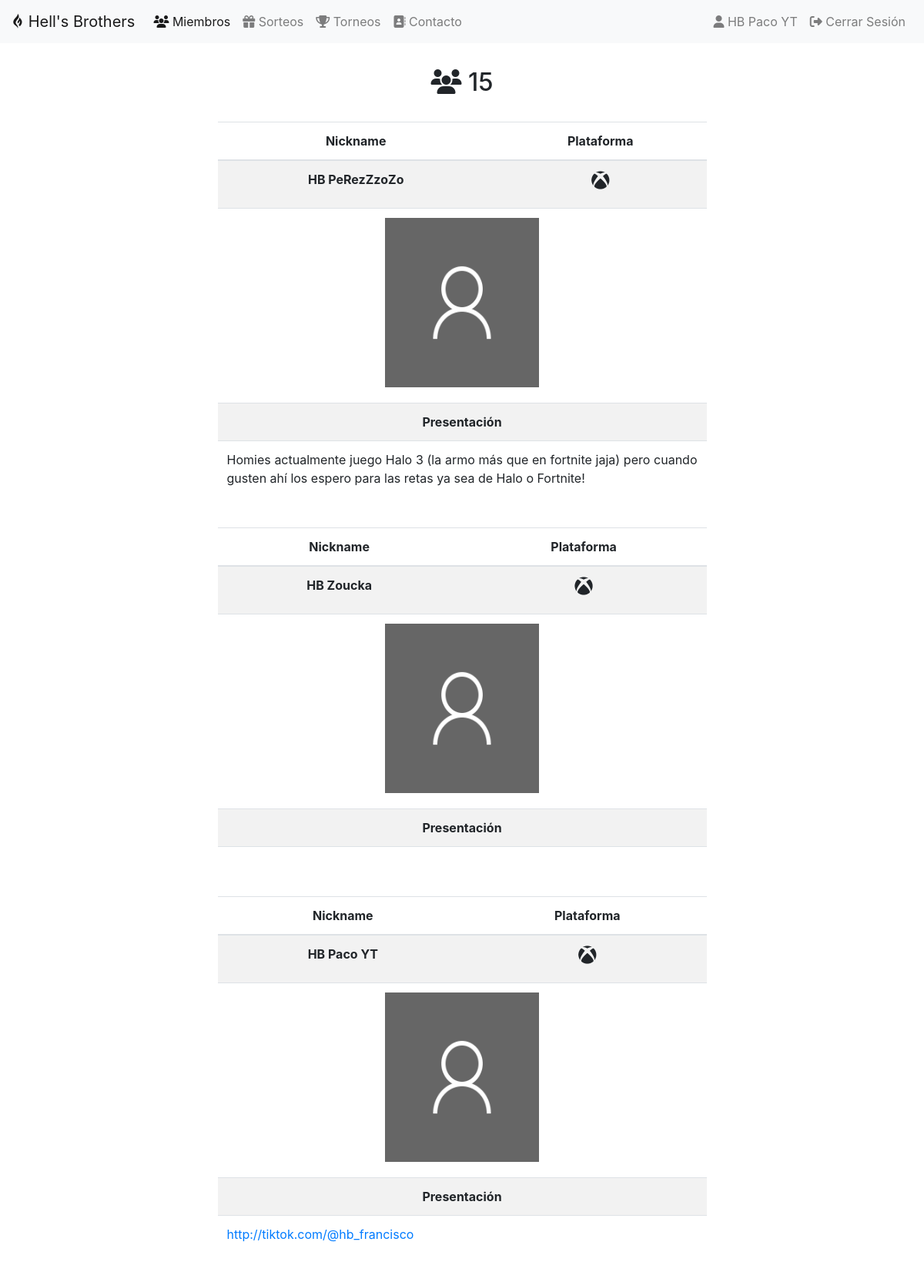
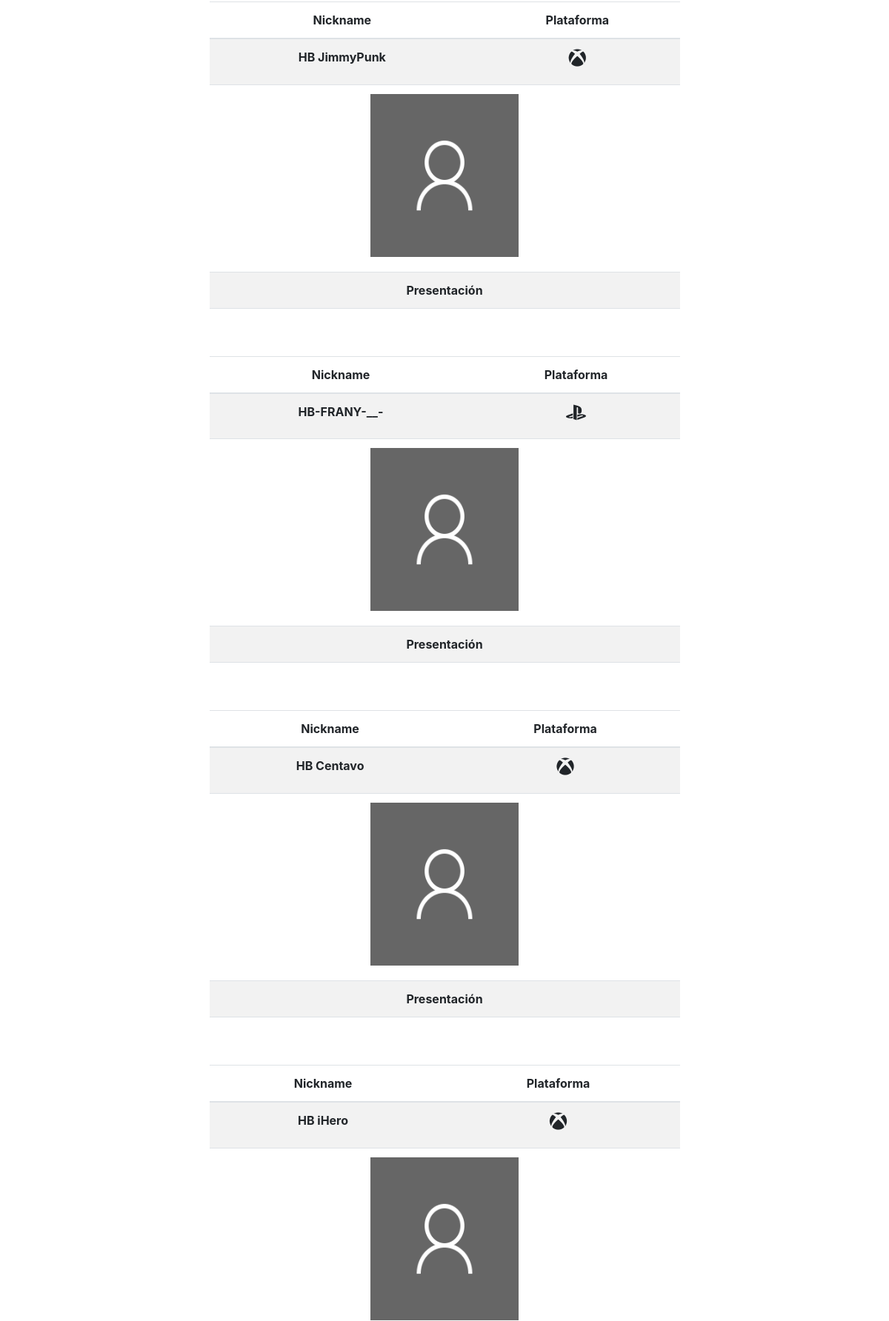
Screenshot of /vistas/miembros.php (signed in, upper part) with the database file from the repository (2 pictures, top to bottom).
### tables this page shows
CREATE TABLE `miembros` (
  `id` int(11) NOT NULL,
  `nombre` varchar(30) NOT NULL,
  `apellido` varchar(30) NOT NULL,
  `plataforma` varchar(20) NOT NULL,
  `nickname` varchar(25) NOT NULL,
  `email` varchar(50) NOT NULL,
  `password` varchar(255) NOT NULL,
  `ciudad` varchar(30) NOT NULL,
  `pais` varchar(20) NOT NULL,
  `estado` varchar(40) NOT NULL,
  `fechaNac` date NOT NULL,
  `fechaReg` datetime NOT NULL,
  `activo` tinyint(4) NOT NULL
);

CREATE TABLE `presentacion` (
  `id` int(11) NOT NULL,
  `miembro_id` int(11) NOT NULL,
  `presentacion` text,
  `fecha` datetime NOT NULL,
  `activa` tinyint(4) NOT NULL
);

### app/conexion.php (called while the page is built, shortened)
<?php
class conexion{
    private static $conexion;
    public static function abrir_conexion(){
        if(!isset(self::$conexion)){
            try{
                self::$conexion = new PDO('mysql:host='.NOMBRE_SERVIDOR.'; dbname='.NOMBRE_BD, NOMBRE_USUARIO, PASSWORD);
                self::$conexion -> setAttribute(PDO::ATTR_ERRMODE, PDO::ERRMODE_EXCEPTION);
                self::$conexion -> exec("SET CHARACTER SET utf8");
            } catch (PDOException $ex) {
                print "ERROR:" . $ex -> getMessage() . "<br>";
                die();
            }
        }
    }
    public static function obtener_conexion(){
        return self::$conexion;
    }
}

### app/RepositorioMiembros.php (called while the page is built, shortened)
<?php
class RepositorioMiembro {
    public static function getTodos($conexion) {
        $miembros = array();
        if (isset($conexion)) {
            try {
                include_once 'miembro.php';
                $sql = "SELECT * FROM miembros";
                $sentencia = $conexion->prepare($sql);
                $sentencia->execute();
                $resultado = $sentencia->fetchAll();
                if (count($resultado)) {
                    foreach ($resultado as $fila) {
                        $miembros[] = new Miembro($fila['id'], $fila['nombre'],
                        $fila['apellido'], $fila['plataforma'], $fila['nickname'],
                        $fila['email'], $fila['password'], $fila['ciudad'], $fila['pais'],
                        $fila['estado'], $fila['fechaNac'],
                        $fila['fechaReg'], $fila['activo']);
                    }
                } else {
                    print '<h1 class="text-center">No hay miembros</h1>';
                }
            } catch (Exception $ex) {
                print 'Error:' . $ex->getMessage();
            }
        }
        return $miembros;
    }
    public static function getMiembroId($conexion, $id){
        $miembro= null;
        if(isset($conexion)){
            try{
                include_once 'miembro.php';
                $sql= "SELECT * FROM miembros WHERE id= :id";
                $sentencia= $conexion-> prepare($sql);
                $sentencia-> bindParam(':id', $id, PDO::PARAM_STR);
                $sentencia-> execute();
                $resultado= $sentencia-> fetch();
                if(!empty($resultado)){
                    $miembro = new Miembro($resultado['id'], $resultado['nombre'],
                        $resultado['apellido'], $resultado['plataforma'], $resultado['nickname'],
                        $resultado['email'], $resultado['password'], $resultado['ciudad'], $resultado['pais'],
                        $resultado['estado'], $resultado['fechaNac'],
                        $resultado['fechaReg'], $resultado['activo']);
                }
            } catch (PDOException $ex) {
                print 'ERROR: ' . $ex-> getMessage();
            }
        }
        return $miembro;
    }
}

### app/miembro.php (called while the page is built, shortened)
<?php
class Miembro{
    private $id;
    private $plataforma;
    private $nickname;
    public function __construct($id, $nombre, $apellido, $plataforma,
            $nickname, $email, $password, $ciudad, $pais,
            $estado, $fechaNac, $fechaReg, $activo){
        $this-> id=$id;
        $this-> plataforma=$plataforma;
        $this-> nickname=$nickname;
    }
    public function getId(){
        return $this-> id;
    }
     public function getPlataforma(){
        return $this-> plataforma;
    }
     public function getNickname(){
        return $this-> nickname;
    }
}

### app/RepositorioPresentacion.php (called while the page is built, shortened)
<?php
include_once 'app/conexion.php';
include_once 'app/presentacion.php';
class RepositorioPresentacion{
     public static function getPresentacionMiembroId($conexion, $miembroId){
        $presentacion= null;
        if(isset($conexion)){
            try{
                $sql="SELECT * FROM presentacion WHERE miembro_id = :miembro_id";
                $sentencia = $conexion->prepare($sql);
                $sentencia-> bindParam(':miembro_id', $miembroId, PDO::PARAM_STR);
                $sentencia->execute();
                $resultado= $sentencia-> fetch();
                if(!empty($resultado)){
                    $presentacion= new Presentacion(
                            $resultado['id'], $resultado['miembro_id'],
                            $resultado['presentacion'], $resultado['fecha'],
                            $resultado['activa']);
                }
            } catch (PDOException $ex) {
                print 'ERROR: ' . $ex->getMessage();
            }
        }
        return $presentacion;
    }
}

### app/presentacion.php (called while the page is built, shortened)
<?php
class Presentacion{
    private $presentacion;
    public function __construct($id, $miembro_id, $presentacion, $fecha, $activa){
        $this-> presentacion=$presentacion;
    }
     public function getPresentacion(){
        return $this-> presentacion;
    }
}

### app/escritorMiembros.php (the view, shortened to what this page needs)
<?php
include_once 'app/conexion.php';
include_once 'app/miembro.php';
include_once 'app/RepositorioMiembros.php';
include_once 'app/escritorPresentaciones.php';
class EscritorMiembros {
    public static function escribirMiembros() {
        $miembros = RepositorioMiembro::getTodos(conexion::obtener_conexion());
        if (count($miembros)) {
            foreach ($miembros as $miembro){
                self::escribirMiembro($miembro);
            }
        }
    }
    public static function escribirMiembro($miembro) {
        $miembro = RepositorioMiembro::getMiembroId(conexion::obtener_conexion(), $miembro->getId());
        ?>
        <table class="table table-striped">
        <thead class="text-center">
                <tr>
                    <th colspan="2">Nickname</th>
                    <th colspan="2">Plataforma</th>
                </tr>
            </thead>
            <tbody>
                <tr>
                    <td colspan="2" class="text-center"><b><?php echo $miembro->getNickname();?></b></td>
                    <td colspan="2" class="text-center"><?php $icon=$miembro->getPlataforma();
                            if($icon=='Xbox One'){
                             echo $icon= '<h4><i class="fab fa-xbox"></i></h4>';
                            }
                            if($icon=='Play Station'){
                             echo $icon= '<h4><i class="fab fa-playstation"></i></h4>';
                            }
                            ?>
                    </td>
                </tr>
                <tr>
                    <td colspan="4" class="text-center"><?php $miembro->getId();?>
                    <?php
                    if(file_exists(DIRECTORIO_RAIZ."/subidas/".$miembro->getId())){
                        ?>
                    <img class="img-responsive mb-2" src="<?php echo SERVIDOR.'/subidas/'.$miembro->getId(); ?>" width="200" height="220">
                    <?php
                    }else{
                        ?>
                    <img class="mb-2" src="img/sinperfil.png" width="200" height="220">
                    <?php
                    }
                    ?>
                    </td>
                </tr>
                <tr>
                    <th colspan="4" class="text-center">Presentación</th>
                </tr>
                <tr>
                <td colspan="4" class="text-justify"><?php EscritorPresentaciones::escribirPresentacion($miembro->getId()) ?> </td>
                </tr>
            </tbody>
        </table>
        <br>
      <?php
}
}

### app/escritorPresentaciones.php (shortened to what this page needs)
<?php
include_once 'app/conexion.php';
include_once 'app/miembro.php';
include_once 'app/RepositorioPresentacion.php';
class EscritorPresentaciones {
    public static function escribirPresentacion($id) {
        $miembroId = RepositorioPresentacion::getPresentacionMiembroId(conexion::obtener_conexion(), $id);
        if(isset($miembroId)){
           echo nl2br($miembroId->getPresentacion());
        }else{
            echo "";
        }
    }
}

### css/estilos.css (style rules this page uses)
body { padding-top: 4rem; }

### rows the page displays
miembros: nickname "HB PeRezZzoZo", plataforma "Xbox One" (drawn), presentacion.presentacion "Homies actualmente juego Halo 3 (la armo más que en fortnite jaja) pero cuando gusten ahí los espero para las retas ya sea de Halo o Fortnite!"
miembros: nickname "HB Zoucka", plataforma "Xbox One" (drawn)
miembros: nickname "HB Paco YT", plataforma "Xbox One" (drawn), presentacion.presentacion "http://tiktok.com/@hb_francisco"
miembros: nickname "HB JimmyPunk", plataforma "Xbox One" (drawn)
miembros: nickname "HB-FRANY-__-", plataforma "Play Station" (drawn)
miembros: nickname "HB Centavo", plataforma "Xbox One" (drawn)
miembros: nickname "HB iHero", plataforma "Xbox One" (drawn)

### other values shown
$_SESSION['nicknameMiembro'] "HB Paco YT"
$totalMiembros "15"
